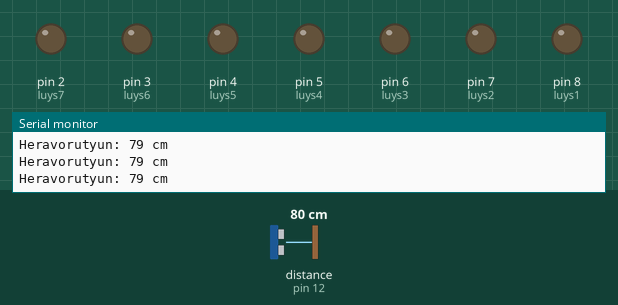
Recording of a sketch running on a simulated Arduino Uno, built with avr-gcc and run on an emulated ATmega328P. Shown: output pins drawn as LEDs (lit = HIGH), the last lines printed to the serial monitor. Wiring (inferred from the names in the program): ultrasonic range finder: trigger pin 11; echo pin 12. The test bench sets the inputs (shaded band); at power-on: distance to the obstacle (sensor on pin 12) 80 cm. The echo pulse lasts 58.3 µs per cm; pins used as bus, display or sensor lines are not drawn.

Above: at 1.2 s.
1.3 s: distance to the obstacle (sensor on pin 12) set to 30 cm
4.3 s: distance to the obstacle (sensor on pin 12) set to 24 cm
At 5.1 s:
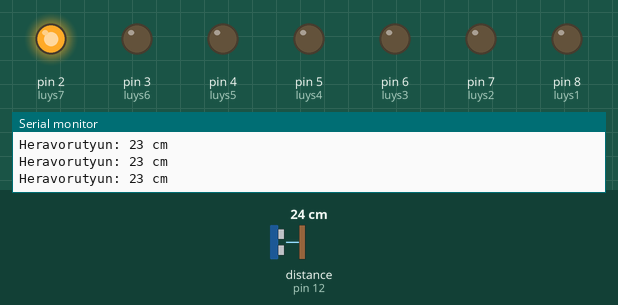
5.8 s: distance to the obstacle (sensor on pin 12) set to 20 cm
At 6.5 s:
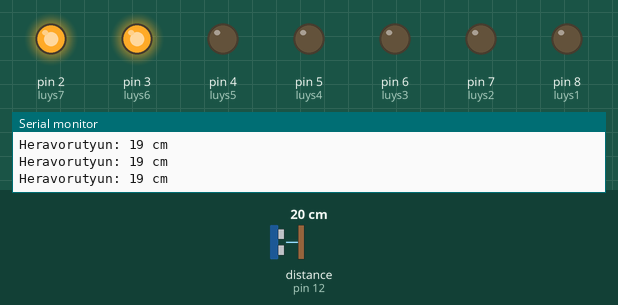
7.3 s: distance to the obstacle (sensor on pin 12) set to 17 cm
At 7.9 s:
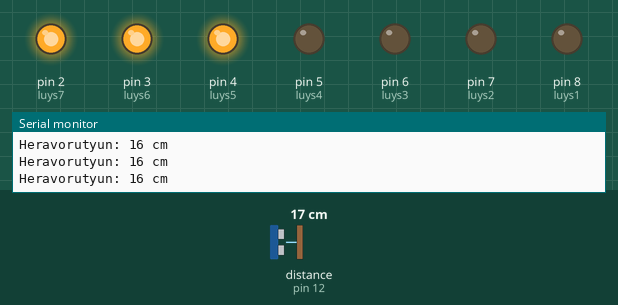
8.8 s: distance to the obstacle (sensor on pin 12) set to 2 cm
At 9.7 s:
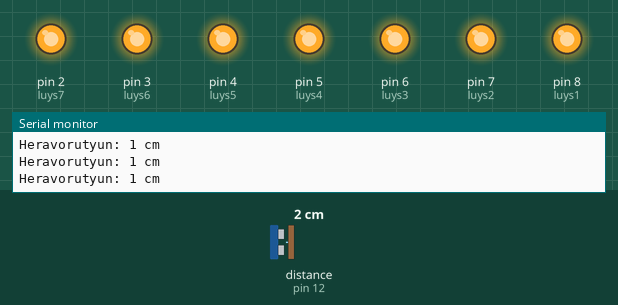
10.3 s: distance to the obstacle (sensor on pin 12) set to 13 cm
At 10.8 s:
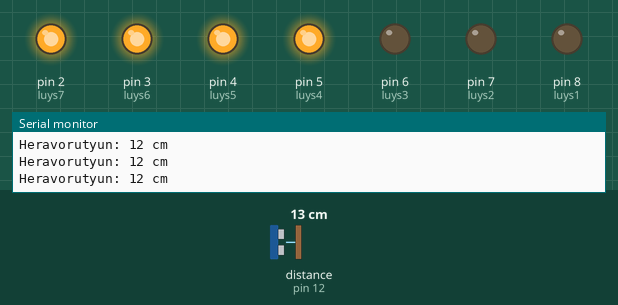
Timing chart, 0 to 12.8 s (numbered marks = the images above; inputs shaded):
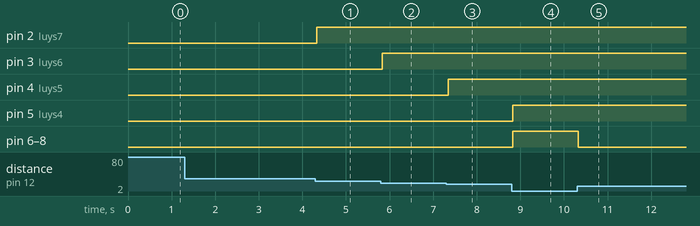

The sketch:

ultrasonic_with_seven_leds.ino
```cpp
const int luys1 = 8;
const int luys2 = 7;
const int luys3 = 6;
const int luys4 = 5;
const int luys5 = 4;
const int luys6 = 3;
const int luys7 = 2;

#define trig 11
#define echo 12

int heravor;
long tevogh;


void setup() {

  pinMode(trig, OUTPUT);
  pinMode(echo, INPUT);

  Serial.begin(9600);

  pinMode(luys1, OUTPUT);
  pinMode(luys2, OUTPUT);
  pinMode(luys3, OUTPUT);
  pinMode(luys4, OUTPUT);
  pinMode(luys5, OUTPUT);
  pinMode(luys6, OUTPUT);
  pinMode(luys7, OUTPUT);

}

void loop() {

  digitalWrite(trig, LOW);
  delayMicroseconds(2);
  digitalWrite(trig, HIGH);
  delayMicroseconds(10);
  digitalWrite(trig, LOW);

  tevogh = pulseIn(echo, HIGH);
  heravor = tevogh * 0.034 / 2;
  Serial.print("Heravorutyun: ");
  Serial.print(heravor);
  Serial.println(" cm");

  if (heravor <= 5) {
    digitalWrite(luys1, HIGH);
  }

  else {
    digitalWrite(luys1, LOW);
  }

  if (heravor <=7 ) {
    digitalWrite(luys2, HIGH);
  }

  else {
    digitalWrite(luys2, LOW);
  }

  if (heravor <= 10) {
    digitalWrite(luys3, HIGH);
  }

  else {
    digitalWrite(luys3, LOW);
  }

  if (heravor <= 15) {
    digitalWrite(luys4, HIGH);
  }

  else {
    digitalWrite(luys4, LOW);
  }

  if (heravor <= 17) {
    digitalWrite(luys5, HIGH);
  }
  else{
    digitalWrite(luys5, LOW);
  }

  if (heravor <= 20) {
    digitalWrite(luys6, HIGH);
  }

  else {
    digitalWrite(luys6, LOW);
  }

  if (heravor <= 25) {
    digitalWrite(luys7, HIGH);
  }
  else{
    digitalWrite(luys7, LOW);
  }
}
```

Measured:
- the behaviour switches between 27 and 26 cm on distance to the obstacle (sensor on pin 12) (found by bisection; images 0 and 1)
- the behaviour switches between 22 and 21 cm on distance to the obstacle (sensor on pin 12) (found by bisection; images 1 and 2)
- the behaviour switches between 19 and 18 cm on distance to the obstacle (sensor on pin 12) (found by bisection; images 2 and 3)
- after the input at 4.3 s, pin 2 (luys7): LOW → HIGH at once
- after the input at 5.8 s, pin 3 (luys6): LOW → HIGH at once
- after the input at 7.3 s, pin 4 (luys5): LOW → HIGH at once
- after the input at 8.8 s, pin 5 (luys4), pin 6 (luys3), pin 7 (luys2), pin 8 (luys1): LOW → HIGH at once
- after the input at 10.3 s, pin 6 (luys3), pin 7 (luys2), pin 8 (luys1): HIGH → LOW at once
